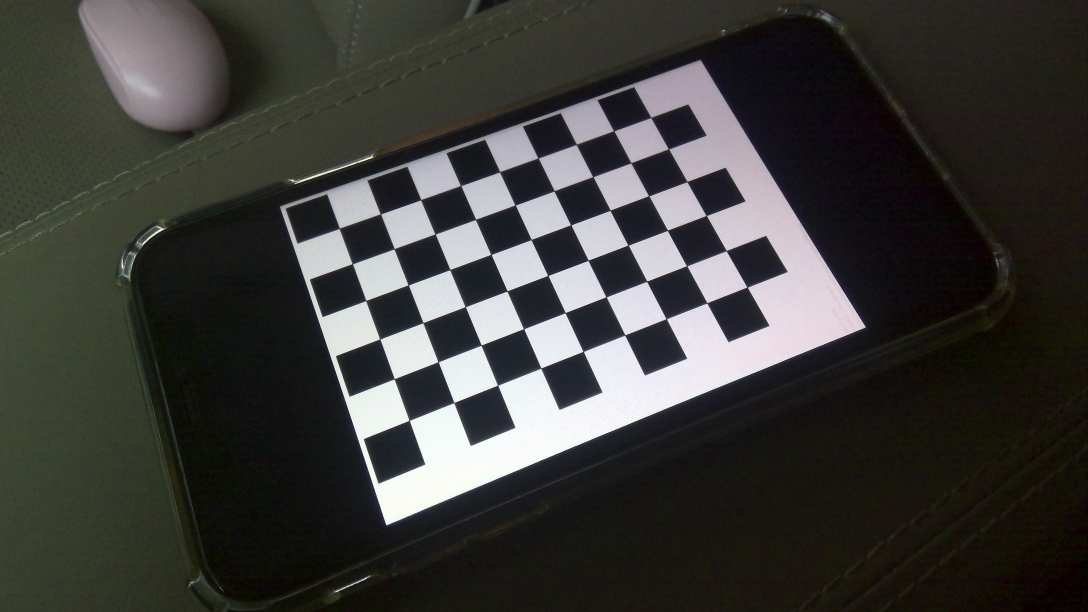
#> input picture object_detection/camera_cal/calibration1.jpg, 3264 x 1836 px (shown at 1/3 size)
$ python demo_lane_detect.py   (older library calls are emulated)
#> lines starting #> are read from the running program, lines starting #| are printed output that depends on the picture; after the words box and inside, x2 and y2 are one past the last pixel; in counts of white or black regions, pixels touching at a corner belong together
### object_detection/cam_calib.py
import numpy as np
import cv2
import glob
import matplotlib.pyplot as plt
import matplotlib.image as mpimg
from ipywidgets import interact, interactive, fixed

# prepare object points, like (0,0,0), (1,0,0), (2,0,0) ....,(6,5,0)
objp = np.zeros((6*9,3), np.float32)
objp[:,:2] = np.mgrid[0:9,0:6].T.reshape(-1,2)

# Arrays to store object points and image points from all the images.
objpoints = [] # 3d points in real world space
imgpoints = [] # 2d points in image plane.

# Make a list of calibration images
images = glob.glob('./camera_cal/calibration*.jpg')

# Step through the list and search for chessboard corners

for i, fname in enumerate(images):
    img = cv2.imread(fname)
#> img is the input picture: shape (1836, 3264, 3); mean B, G, R 57.5, 60.6, 61.2
    gray = cv2.cvtColor(img,cv2.COLOR_BGR2GRAY)

    # Find the chessboard corners
    ret, corners = cv2.findChessboardCorners(gray, (9,6), None)
#> ret = True; corners = 54 rows, first 8: [1019, 685.5], [1143.3, 643.3], [1262.7, 600.7], [1383.4, 557.9], [1500.6, 515.5], [1613.8, 474.6], [1729.2, 434.7], [1843.3, 393.8]
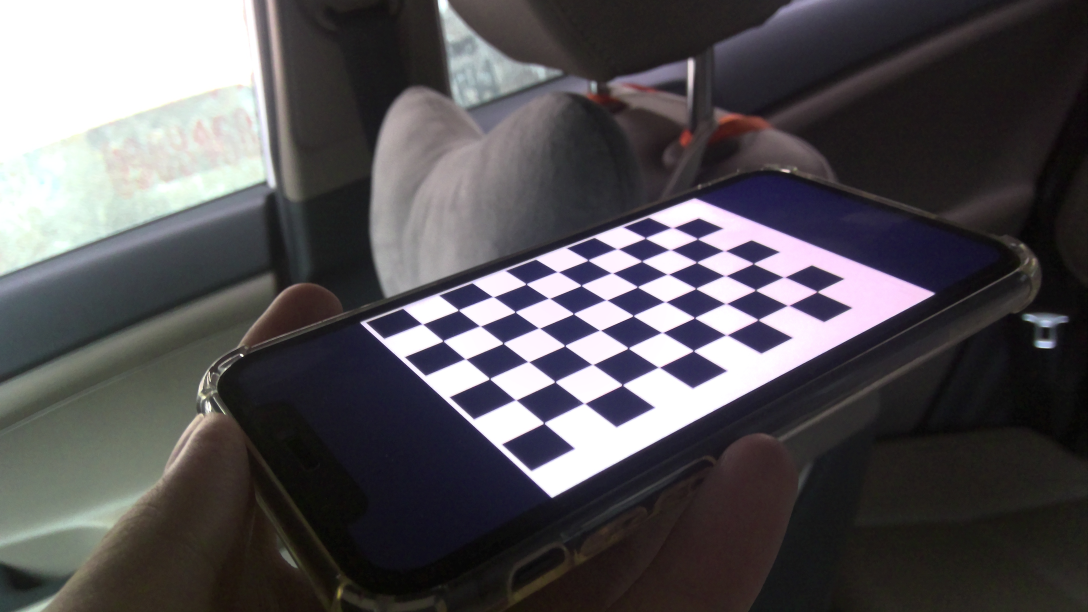
#> input picture object_detection/camera_cal/calibration5.jpg, 3264 x 1836 px, given in place of the camera (shown at 1/3 size)
#> further down, frame is the input picture: shape (1836, 3264, 3); mean B, G, R 86.7, 83.4, 86.2

    # If found, add object points, image points
    if ret == True:
        objpoints.append(objp)
        imgpoints.append(corners)

ret, mtx, dist, rvecs, tvecs = cv2.calibrateCamera(objpoints, imgpoints, gray.shape[::-1], None, None)

### object_detection/demo_lane_detect.py
import numpy as np
import cv2
import glob
import matplotlib.pyplot as plt
import matplotlib.image as mpimg
from ipywidgets import interact, interactive, fixed
from cam_calib import ret, mtx, dist, rvecs, tvecs

y_ratio_cvt = np.float32(512/720)
x_ratio_cvt = np.float32(640/1080)

src = np.float32([
    [200*x_ratio_cvt, 430*y_ratio_cvt],
    [522*x_ratio_cvt, 200*y_ratio_cvt],
    [630*x_ratio_cvt, 200*y_ratio_cvt],
    [950*x_ratio_cvt, 430*y_ratio_cvt]
])
# Points for the new image
dst = np.float32([
    [300*x_ratio_cvt, 720*y_ratio_cvt],
    [300*x_ratio_cvt, 0*y_ratio_cvt],
    [(1080-300)*x_ratio_cvt, 0*y_ratio_cvt],
    [(1080-300)*x_ratio_cvt, 720*y_ratio_cvt]
])


ym_per_pix = 30/720 # meters per pixel in y dimension
# xm_per_pix = 3.7/700 # meters per pixel in x dimension

# ym_per_pix = 3.0/100 # meters per pixel in y dimension, lane line is 10 ft = 3 meters
xm_per_pix = 3.7/550 # meters per pixel in x dimension, lane width is 12 ft = 3.7 meters


def undistort(img, mtx, dist):
    undist = cv2.undistort(img, mtx, dist, None, mtx)
    return undist


def warper(img):

    # Compute and apply perpective transform
    img_size = (img.shape[1], img.shape[0])
#> img_size = (640, 512)
    M = cv2.getPerspectiveTransform(src, dst)
    warped = cv2.warpPerspective(img, M, img_size, flags=cv2.INTER_NEAREST)  # keep same size as input image

    return warped

def unwarp(img):

    # Compute and apply inverse perpective transform
    img_size = (img.shape[1], img.shape[0])
    Minv = cv2.getPerspectiveTransform(dst, src)
    unwarped = cv2.warpPerspective(img, Minv, img_size, flags=cv2.INTER_NEAREST)

    return unwarped

def applyThreshold(channel, thresh):
    # 2) Apply a threshold to the S channel
    binary_output = np.zeros_like(channel)

    # Inclusive thresholds
    binary_output[(channel >= thresh[0]) & (channel <= thresh[1])] = 1

    # 3) Return a binary image of threshold result
    return binary_output

def rgb_rthresh(img, thresh=(125, 255)):
    # Pull out the R channelc
#> called with thresh = (225, 255)
    channel = img[:,:,0]
    # Return the applied threshold binary image
    return applyThreshold(channel, thresh)
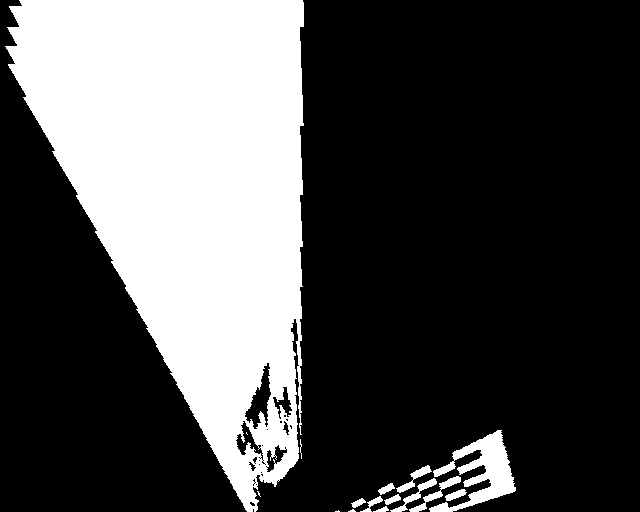
#> returned value: shape (512, 640); values 0 (black) and 1 (white), 29.8% white; 16 white regions (4 under 20 px), largest, box (x1, y1, x2, y2) and area: (5, 0, 304, 512) 93284, (429, 430, 516, 512) 2813, (409, 476, 461, 512) 363

# and applies a threshold
def calc_sobel(img, sobel_kernel=25, mag_thresh=(25, 255)):

    # Convert to grayscale - sobel can only have one color channel
#> called with sobel_kernel = 15, mag_thresh = (50, 220)
    gray = cv2.cvtColor(img, cv2.COLOR_RGB2GRAY)
#> gray: shape (512, 640)
    hls = cv2.cvtColor(img, cv2.COLOR_RGB2HLS)
#> hls: shape (512, 640, 3); mean of channels 0, 1, 2 52.5, 117.1, 16.9
    L = hls[:,:,1]

    # Take the sobel gradient in x and y
    sobelx = cv2.Sobel(L, cv2.CV_64F, 1, 0)
    sobely = cv2.Sobel(L, cv2.CV_64F, 0, 1)

    # Calculate the magnitude
#     mag_sobel = np.sqrt(np.square(sobelx) + np.square(sobely))

    # Scale to 8-bit (0 - 255) and convert to type = np.uint8
#     scaled_sobel = np.uint8(255*mag_sobel/np.max(mag_sobel))
    scaled_sobel = np.uint8(255*sobelx/np.max(sobelx))

    # Create a binary mask where mag thresholds are met
    sxbinary = np.zeros_like(scaled_sobel)
    sxbinary[(scaled_sobel >= mag_thresh[0]) & (scaled_sobel <= mag_thresh[1])] = 1

    return sxbinary

def binaryPipe(img):

    # Copy the image
    img = np.copy(img)

    # Undistort the image based on the camera calibration
    undist = undistort(img, mtx, dist)

    # warp the image based on our perspective transform
    warped = warper(undist)

    # Get the Red and saturation images
    red = rgb_rthresh(warped, thresh=(225, 255))
    # sat = hls_sthresh(warped, thresh=(175, 255))

    # Run the sobel magnitude calculation
    sobel = calc_sobel(warped, sobel_kernel=15,  mag_thresh=(50, 220))
#> sobel: shape (512, 640); values 0 (black) and 1 (white), 2.5% white in thin lines or dots
#> in lane_detect, `binary_warped = binaryPipe(img)`: binary_warped: shape (512, 640); values 0 (black) and 1 (white), 31.9% white; 77 white regions (54 under 20 px), largest, box (x1, y1, x2, y2) and area: (1, 0, 308, 512) 95643, (346, 428, 520, 512) 5922, (325, 322, 387, 512) 501

    # combine these layers
    combined_binary = np.zeros_like(sobel)
    combined_binary[ (red == 1) | sobel == 1] = 1 #(sat == 1) |

    return combined_binary

def calc_line_fits(img):

    ### Settings
    # Choose the number of sliding windows (for these images, the height is 450)
    nwindows = 9
    # Set the width of the windows +/- margin
    margin = 100
    # Set minimum number of pixels found to recenter window
    minpix = 50

    # Take a histogram of the bottom half of the image
    histogram = np.sum(img[img.shape[0]//2:,:], axis=0)
#> histogram = 640 values, max 238 at index 236, min 0 at index 0, mean 56.56

    # Create an output image to draw on and  visualize the result
    out_img = np.dstack((img, img, img))*255
    # Find the peak of the left and right halves of the histogram
    # These will be the starting point for the left and right lines
    midpoint = np.int32(histogram.shape[0]/2)
#> midpoint = 320
    leftx_base = np.argmax(histogram[:midpoint])
#> leftx_base = 236
    rightx_base = np.argmax(histogram[midpoint:]) + midpoint
#> rightx_base = 494

    # Set height of windows
    window_height = np.int32(img.shape[0]/nwindows)
#> window_height = 56
    # Identify the x and y positions of all nonzero pixels in the image
    nonzero = img.nonzero()
#> nonzero = 104432 positions, rows 0 to 511, columns 1 to 638
    nonzeroy = np.array(nonzero[0])
    nonzerox = np.array(nonzero[1])
    # Current positions to be updated for each window
    leftx_current = leftx_base
#> leftx_current = 236
    rightx_current = rightx_base
#> rightx_current = 494
    # Create empty lists to receive left and right lane pixel indices
    left_lane_inds = []
    right_lane_inds = []

    # Step through the windows one by one
    for window in range(nwindows):
        # Identify window boundaries in x and y (and right and left)
        win_y_low = img.shape[0] - (window+1)*window_height
        win_y_high = img.shape[0] - window*window_height
        win_xleft_low = leftx_current - margin
        win_xleft_high = leftx_current + margin
        win_xright_low = rightx_current - margin
        win_xright_high = rightx_current + margin
        # Draw the windows on the visualization image
        cv2.rectangle(out_img,(win_xleft_low,win_y_low),(win_xleft_high,win_y_high),(0,255,0), 2)
        cv2.rectangle(out_img,(win_xright_low,win_y_low),(win_xright_high,win_y_high),(0,255,0), 2)
        # Identify the nonzero pixels in x and y within the window
        good_left_inds = ((nonzeroy >= win_y_low) & (nonzeroy < win_y_high) & (nonzerox >= win_xleft_low) & (nonzerox < win_xleft_high)).nonzero()[0]
        good_right_inds = ((nonzeroy >= win_y_low) & (nonzeroy < win_y_high) & (nonzerox >= win_xright_low) & (nonzerox < win_xright_high)).nonzero()[0]
        # Append these indices to the lists
        left_lane_inds.append(good_left_inds)
        right_lane_inds.append(good_right_inds)
        # If you found > minpix pixels, recenter next window on their mean position
        if len(good_left_inds) > minpix:
            leftx_current = np.int32(np.mean(nonzerox[good_left_inds]))
        if len(good_right_inds) > minpix:
            rightx_current = np.int32(np.mean(nonzerox[good_right_inds]))
#> this loop made 9 passes
#> (win_xleft_low, win_xleft_high, win_xright_low, win_xright_high, leftx_current, rightx_current) on passes 1, 2, 4, 5, 6, 7, 8, 9: (136, 336, 394, 594, 259, 459), (159, 359, 359, 559, 251, 485), (133, 333, 385, 585, 221, 393), (121, 321, 293, 493, 214, 308), (114, 314, 208, 408, 208, 259), (108, 308, 159, 359, 205, 234), (105, 305, 134, 334, 203, 221), (103, 303, 121, 321, 202, 212)
#> (win_xleft_low, win_xleft_high, win_xright_low, win_xright_high, leftx_current) on pass 3: (151, 351, 385, 585, 233)
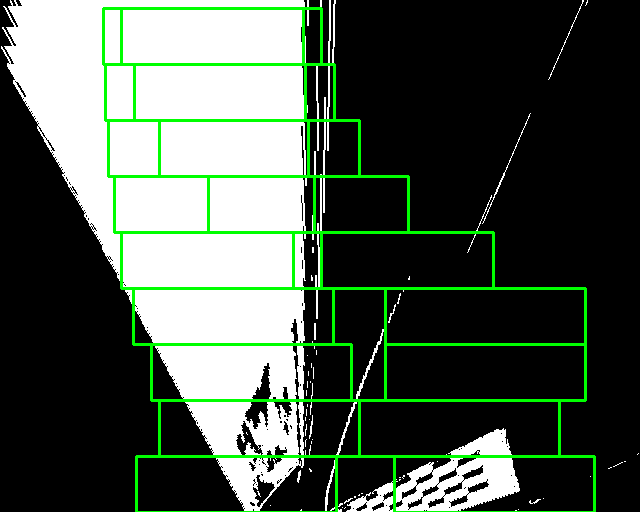
#> out_img: shape (512, 640, 3); mean of channels 0, 1, 2 75.9, 87.9, 75.9; drawn as B, G, R
#> after the loop, left_lane_inds = 9 items; right_lane_inds = 9 items

    # Concatenate the arrays of indices
    left_lane_inds = np.concatenate(left_lane_inds)
    right_lane_inds = np.concatenate(right_lane_inds)

    # Extract left and right line pixel positions
    leftx = nonzerox[left_lane_inds]
    lefty = nonzeroy[left_lane_inds]
    rightx = nonzerox[right_lane_inds]
    righty = nonzeroy[right_lane_inds]

    # Fit a second order polynomial to each
    left_fit = np.polyfit(lefty, leftx, 2)
#> left_fit = [0.000369, -0.0578, 204.9]
    right_fit = np.polyfit(righty, rightx, 2)
#> right_fit = [0.000981, 0.0616, 208]

    # Fit a second order polynomial to each
    left_fit_m = np.polyfit(lefty*ym_per_pix, leftx*xm_per_pix, 2)
#> left_fit_m = [0.00143, -0.00933, 1.38]
    right_fit_m = np.polyfit(righty*ym_per_pix, rightx*xm_per_pix, 2)
#> right_fit_m = [0.0038, 0.00995, 1.4]

    out_img[nonzeroy[left_lane_inds], nonzerox[left_lane_inds]] = [255, 0, 0]
    out_img[nonzeroy[right_lane_inds], nonzerox[right_lane_inds]] = [0, 0, 255]
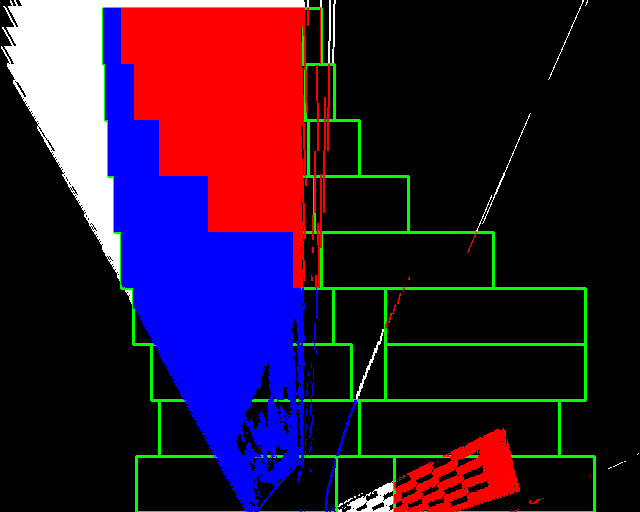
#> out_img: shape (512, 640, 3); mean of channels 0, 1, 2 49.2, 22.1, 46.5; drawn as B, G, R

    return left_fit, right_fit, left_fit_m, right_fit_m, out_img

def calc_radius(y_eval, left_fit_m, right_fit_m):
    """
    left_fit and right_fit are assumed to have already been converted to meters
    """
    y_eval = y_eval * ym_per_pix
    # Calculate the new radii of curvature
    left_curverad = ((1 + (2*left_fit_m[0]*y_eval + left_fit_m[1])**2)**1.5) / np.absolute(2*left_fit_m[0])
    right_curverad = ((1 + (2*right_fit_m[0]*y_eval + right_fit_m[1])**2)**1.5) / np.absolute(2*right_fit_m[0])

    return left_curverad, right_curverad

def calc_center_dist(y_eval, midpoint, left_fit, right_fit):

    # Calculate the distance from the center
    x_left_line = left_fit[0]*(y_eval**2) + left_fit[1]*y_eval + left_fit[2]
    x_right_line = right_fit[0]*(y_eval**2) + right_fit[1]*y_eval + right_fit[2]

    position_from_center = ((x_left_line + x_right_line)/2 - midpoint) * xm_per_pix

    return position_from_center

def lane_detect(img):

    # Run this through our binary pipeline
    binary_warped = binaryPipe(img)

    # Run the warped, binary image from the pipeline through the fitter
    left_fit, right_fit, left_fit_m, right_fit_m, out_img = calc_line_fits(binary_warped)
#> left_fit = [0.000369, -0.0578, 204.9]; right_fit = [0.000981, 0.0616, 208]; left_fit_m = [0.00143, -0.00933, 1.38]; right_fit_m = [0.0038, 0.00995, 1.4]

    # Generate x and y values for plotting
    ploty = np.linspace(0, binary_warped.shape[0]-1, binary_warped.shape[0] )
#> ploty = 512 values from 0 to 511
    left_fitx = left_fit[0]*ploty**2 + left_fit[1]*ploty + left_fit[2]
#> left_fitx = 512 values, max 271.7 at index 511, min 202.6 at index 78, mean 222.2
    right_fitx = right_fit[0]*ploty**2 + right_fit[1]*ploty + right_fit[2]
#> right_fitx = 512 values from 208 to 495.7

    y_eval = binary_warped.shape[0]
#> y_eval = 512
    midx = binary_warped.shape[1] / 2
#> midx = 320

    # calc the radius and center distance
    left_curverad, right_curverad = calc_radius(y_eval, left_fit_m, right_fit_m)
#> in calc_radius, `left_curverad = ((1 + (2*left_fit_m[0]*y_eval + left_fit_m[1])**2)**1...`: left_curverad = 351.2
#> in calc_radius, `right_curverad = ((1 + (2*right_fit_m[0]*y_eval + right_fit_m[1])**2)*..`: right_curverad = 137.4
#> left_curverad = 351.2; right_curverad = 137.4
    center = calc_center_dist(y_eval, midx, left_fit, right_fit)
#> in calc_center_dist, `x_left_line = left_fit[0]*(y_eval**2) + left_fit[1]*y_eval + left_fit[2]`: x_left_line = 272
#> in calc_center_dist, `x_right_line = right_fit[0]*(y_eval**2) + right_fit[1]*y_eval + right_..`: x_right_line = 496.7
#> in calc_center_dist, `position_from_center = ((x_left_line + x_right_line)/2 - midpoint) * x..`: position_from_center = 0.433
#> center = 0.433

    # Create an image to draw the lines on
    warp_zero = np.zeros_like(binary_warped).astype(np.uint8)
    color_warp = np.dstack((warp_zero, warp_zero, warp_zero))

    # Generate x and y values for plotting
    ploty = np.linspace(0, binary_warped.shape[0]-1, binary_warped.shape[0] )
    left_fitx = left_fit[0]*ploty**2 + left_fit[1]*ploty + left_fit[2]
    right_fitx = right_fit[0]*ploty**2 + right_fit[1]*ploty + right_fit[2]

    # Recast the x and y points into usable format for cv2.fillPoly()
    pts_left = np.array([np.transpose(np.vstack([left_fitx, ploty]))])
#> pts_left = 512 pairs, first value 202.6 to 271.7, second value 0 to 511
    pts_right = np.array([np.flipud(np.transpose(np.vstack([right_fitx, ploty])))])
#> pts_right = 512 pairs, first value 208 to 495.7, second value 0 to 511
    pts = np.hstack((pts_left, pts_right))
#> pts = 1024 pairs, first value 202.6 to 495.7, second value 0 to 511

    # Draw the lane onto the warped blank image
    cv2.fillPoly(color_warp, np.int_([pts]), (0,255, 0))
    cv2.polylines(color_warp, np.int32([pts_left]), isClosed=False, color=(255,0,255), thickness=20)
    cv2.polylines(color_warp, np.int32([pts_right]), isClosed=False, color=(0,255,255), thickness=20)
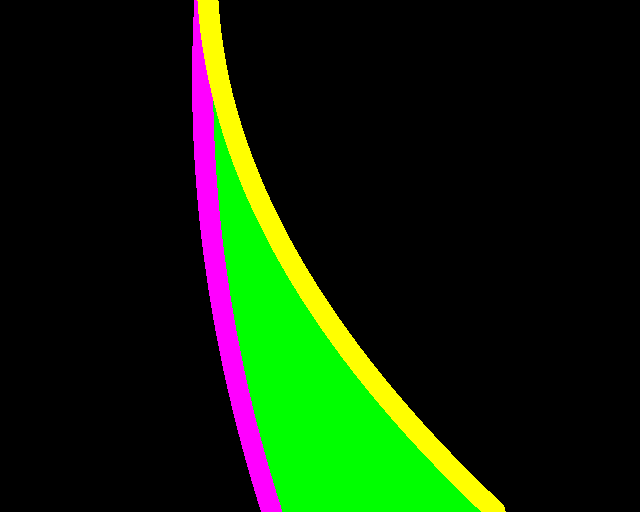
#> color_warp: shape (512, 640, 3); mean of channels 0, 1, 2 7.6, 36.1, 17.3; drawn as B, G, R

    # Warp the blank back to original image space using inverse perspective matrix (Minv)
    newwarp = unwarp(color_warp)
#> in unwarp, `Minv = cv2.getPerspectiveTransform(dst, src)`: Minv = [[0.225, -0.571, 269.3], [0, -0.192, 142.2], [0, -0.00167, 1]]
#> in unwarp, `unwarped = cv2.warpPerspective(img, Minv, img_size, flags=cv2.INTER_NE..`:
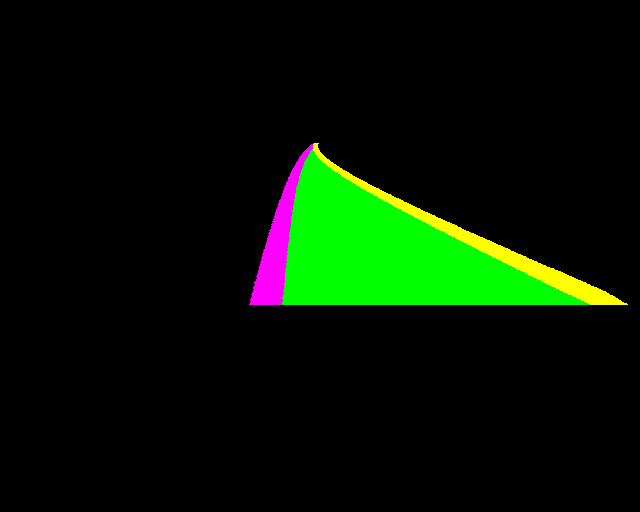
#> unwarped: shape (512, 640, 3); mean of channels 0, 1, 2 2.4, 20.9, 5.5; drawn as B, G, R

    curve_rad = (left_curverad + right_curverad) / 2.
#> curve_rad = 244.3

    return newwarp, curve_rad, center


cap = cv2.VideoCapture(1)
assert cap.isOpened(), 'Failed to open'

while cap.isOpened():
    _, frame = cap.read()
    frame = cv2.resize(frame, (640,512))
    img_og = np.copy(frame)
    img = cv2.cvtColor(frame, cv2.COLOR_BGR2RGB)
# img = mpimg.imread('test_vn2.jpg')

    newwarp, curve_rad, center = lane_detect(img)
#> curve_rad = 244.3; center = 0.433

    # Combine the result with the original image
    result = cv2.addWeighted(img_og, 1, newwarp, 0.5, 0)

    # Add the radius and center
    font = cv2.FONT_HERSHEY_DUPLEX
#> font = 2
    text = 'Curve radius: ' + '{:04.0f}'.format(curve_rad) + 'm'
#> text = 'Curve radius: 0244m'
    cv2.putText(result, text, (50,50), font, 0.7, (0,255, 0), 1, cv2.LINE_AA)
    if center < 0:
        dir = 'left'
    else:
        dir = 'right'
    text = '{:03.2f}'.format(center) + 'm '+ dir + ' of center'
#> text = '0.43m right of center'
    cv2.putText(result, text, (50,70), font, 0.7, (0,255, 0), 1, cv2.LINE_AA,)
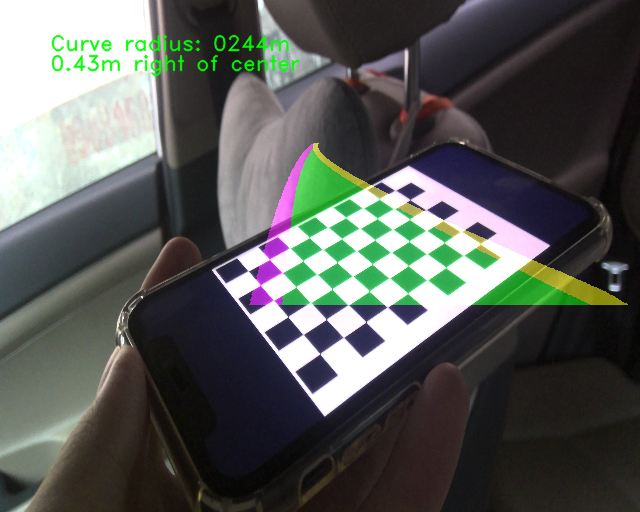
#> result: shape (512, 640, 3); mean B, G, R 86.6, 90.5, 87.2

    # result = cv2.resize(result, (1080,720))
    cv2.imshow('image',result)
    if cv2.waitKey(1) & 0xFF == ord('q'):
#> (key q is pressed here)
        break

cap.release()
cv2.destroyAllWindows()
